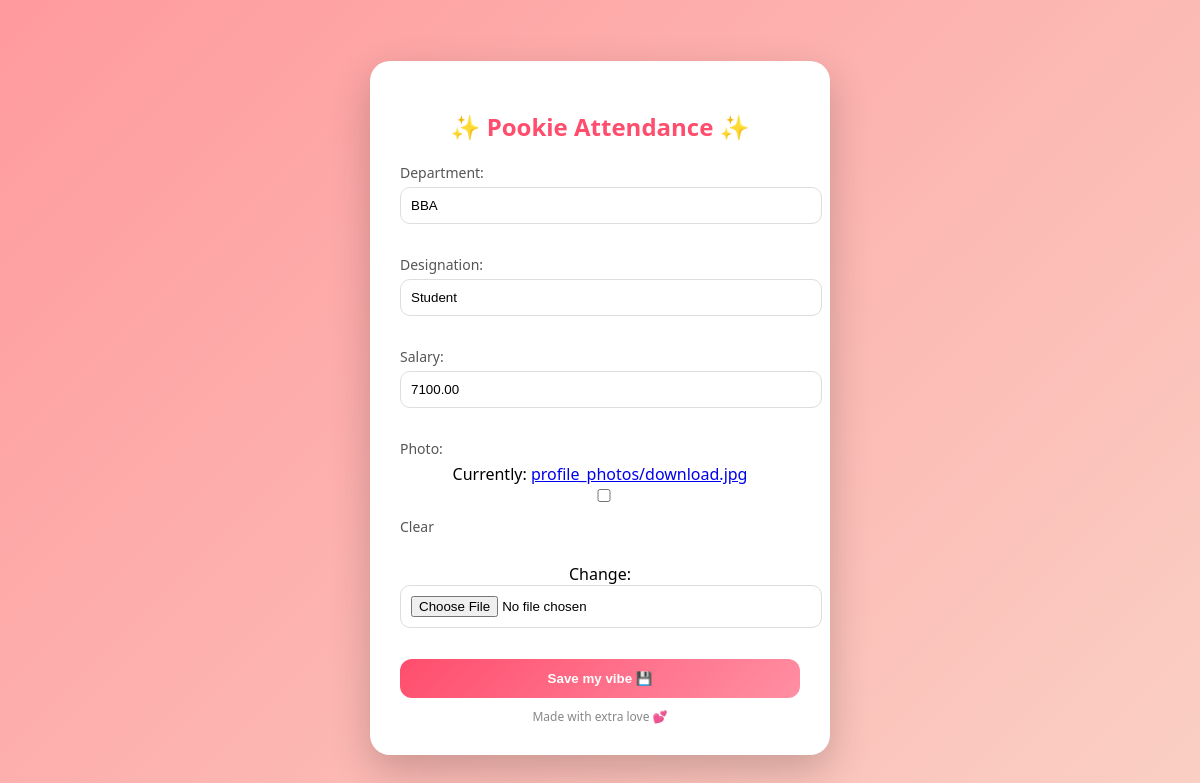
Page /edit-profile/ (signed in) on the committed database.
### employees/models.py (models this page shows, shortened)
class ProfileModel(models.Model):
    user = models.OneToOneField(
        User,
        on_delete=models.CASCADE,
        related_name='profile'
    )
    department = models.CharField(max_length=100, null=True, blank=True)
    designation = models.CharField(max_length=100, null=True, blank=True)
    salary = models.DecimalField(max_digits=10, decimal_places=2, null=True, blank=True)
    photo = models.ImageField(upload_to='profile_photos/', null=True, blank=True)

### employees/views.py (the view)
# urls.py: path('edit-profile/', edit_profile, name='edit_profile'),
@login_required
def edit_profile(request):
    profile, created = ProfileModel.objects.get_or_create(user=request.user)
    form = ProfileForm(request.POST or None, request.FILES or None, instance=profile)
    if form.is_valid():
        form.save()
        return redirect('profile')
    return render(request, 'myapp/master/master_form.html', {
        'form': form,
        'Title': 'Edit Profile',
        'submit_btn': 'Update'
    })

### employees/forms.py
class ProfileForm(forms.ModelForm):
    class Meta:
        model = ProfileModel
        fields = ['department', 'designation', 'salary', 'photo']

### employees/templates/myapp/master/master_form.html (shortened to what this page needs)
<!DOCTYPE html>
<html lang="en">
<head>
</head>
<body>
<div class="pookie-box">
    <h2>✨ Pookie Attendance ✨</h2>
    <form method="POST">
        {{form.as_p}}
        <button type="submit" class="pookie-btn">Save my vibe 💾</button>
    </form>
    <div class="cute-note">Made with extra love 💕</div>
</div>
</body>
</html>

### employees/templates/myapp/master/master_form.html (style rules this page uses)
body { font-family: 'Segoe UI', sans-serif; background: linear-gradient(135deg, #ff9a9e, #fad0c4); display: flex; justify-content: center; align-items: center; height: 100vh; }
.pookie-box { background: white; padding: 30px; border-radius: 20px; width: 400px; box-shadow: 0 15px 40px rgba(0,0,0,0.2); text-align: center; animation: pop 0.5s ease; }
h2 { color: #ff4d6d; margin-bottom: 20px; }
label { display: block; text-align: left; font-size: 14px; margin-bottom: 5px; color: #555; }
input, select { width: 100%; padding: 10px; border-radius: 10px; border: 1px solid #ddd; margin-bottom: 15px; transition: 0.3s; }
.pookie-btn { background: linear-gradient(135deg, #ff4d6d, #ff8fa3); color: white; border: none; padding: 12px; border-radius: 12px; width: 100%; font-weight: bold; cursor: pointer; transition: 0.3s; }
.cute-note { font-size: 12px; color: #888; margin-top: 10px; }

### rows in the picture
ProfileModel: department "BBA", designation "Student", salary "7100.00"
